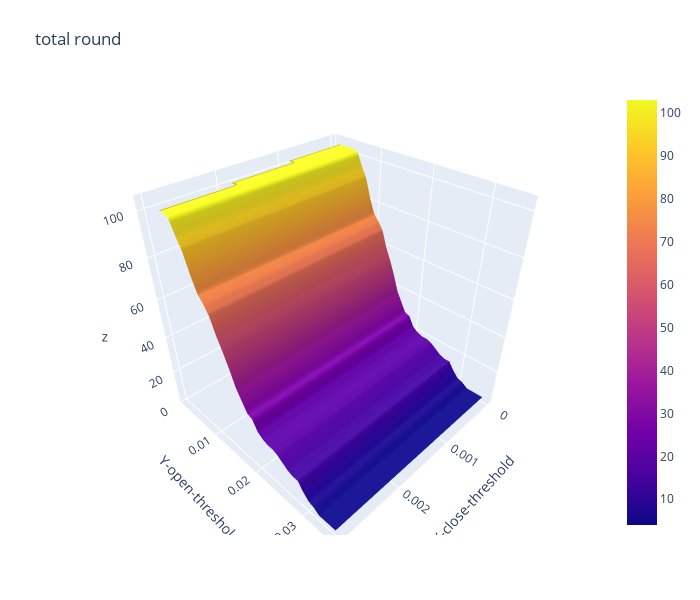

The notebook cell saved with this chart:
### Code cell
import plotly.graph_objects as go

x_data = df_total_round.columns.to_list() # close threshold

y_data = df_total_round.index.to_list() # open threshold

z_data = df_total_round.copy(deep=True) # win rate

fig = go.Figure(data=[go.Surface(z=z_data.values,x=x_data,y=y_data)])

fig.update_layout(title="total round", # 标题
                  autosize=False,  # 尺度自动缩放
                  width=700,  # 长宽
                  height=600,
                  margin=dict(l=65,r=50,b=65,t=90),  # 4个位置的距离
                  scene=dict(xaxis_title='X-close-threshold',yaxis_title='Y-open-threshold')
                 )

fig.show()

### Figure 1 — Plotly figure (JSON) as saved in the notebook; plotly's stock layout.template omitted (floating-point values rounded to 4 significant figures; data arrays with more than 128 entries replaced by an {"elided": "..."} marker saying what was removed)
{"data": [{"type": "surface", "x": [0, 0.001, 0.002, 0.003], "y": [0.001, 0.002, 0.003, 0.004, 0.005, 0.006, 0.007, 0.008, 0.009, 0.01, 0.011, 0.012, 0.013, 0.014, 0.015, 0.016, 0.017, 0.018, 0.019, 0.02, 0.021, 0.022, 0.023, 0.024, 0.025, 0.026, 0.027, 0.028, 0.029, 0.03, 0.031, 0.032, 0.033, 0.034, 0.035], "z": {"elided": "35x4 int values"}}], "layout": {"autosize": false, "height": 600, "margin": {"b": 65, "l": 65, "r": 50, "t": 90}, "scene": {"xaxis": {"title": {"text": "X-close-threshold"}}, "yaxis": {"title": {"text": "Y-open-threshold"}}}, "title": {"text": "total round"}, "width": 700}}
